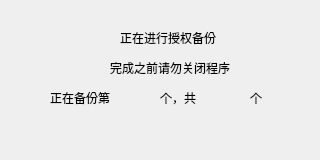
<?xml version="1.0" encoding="UTF-8"?>
<ui version="4.0">
 <class>Dialog_backup_restore</class>
 <widget class="QDialog" name="Dialog_backup_restore">
  <property name="windowModality">
   <enum>Qt::ApplicationModal</enum>
  </property>
  <property name="geometry">
   <rect>
    <x>0</x>
    <y>0</y>
    <width>320</width>
    <height>160</height>
   </rect>
  </property>
  <property name="minimumSize">
   <size>
    <width>320</width>
    <height>160</height>
   </size>
  </property>
  <property name="font">
   <font>
    <family>楷体</family>
    <pointsize>11</pointsize>
   </font>
  </property>
  <property name="windowTitle">
   <string>正在进行</string>
  </property>
  <widget class="QLabel" name="label">
   <property name="geometry">
    <rect>
     <x>50</x>
     <y>90</y>
     <width>71</width>
     <height>16</height>
    </rect>
   </property>
   <property name="font">
    <font>
     <family>微软雅黑</family>
     <pointsize>9</pointsize>
    </font>
   </property>
   <property name="text">
    <string>正在备份第</string>
   </property>
  </widget>
  <widget class="QLabel" name="label_2">
   <property name="geometry">
    <rect>
     <x>160</x>
     <y>90</y>
     <width>41</width>
     <height>16</height>
    </rect>
   </property>
   <property name="font">
    <font>
     <family>微软雅黑</family>
     <pointsize>9</pointsize>
    </font>
   </property>
   <property name="text">
    <string>个，共</string>
   </property>
  </widget>
  <widget class="QLabel" name="label_3">
   <property name="geometry">
    <rect>
     <x>250</x>
     <y>90</y>
     <width>21</width>
     <height>16</height>
    </rect>
   </property>
   <property name="font">
    <font>
     <family>微软雅黑</family>
     <pointsize>9</pointsize>
    </font>
   </property>
   <property name="text">
    <string>个</string>
   </property>
  </widget>
  <widget class="QLabel" name="label_current">
   <property name="geometry">
    <rect>
     <x>120</x>
     <y>90</y>
     <width>31</width>
     <height>16</height>
    </rect>
   </property>
   <property name="font">
    <font>
     <family>微软雅黑</family>
     <pointsize>9</pointsize>
    </font>
   </property>
   <property name="text">
    <string/>
   </property>
   <property name="alignment">
    <set>Qt::AlignCenter</set>
   </property>
  </widget>
  <widget class="QLabel" name="label_total_count">
   <property name="geometry">
    <rect>
     <x>210</x>
     <y>90</y>
     <width>31</width>
     <height>16</height>
    </rect>
   </property>
   <property name="font">
    <font>
     <family>微软雅黑</family>
     <pointsize>9</pointsize>
    </font>
   </property>
   <property name="text">
    <string/>
   </property>
   <property name="alignment">
    <set>Qt::AlignCenter</set>
   </property>
  </widget>
  <widget class="QLabel" name="label_4">
   <property name="geometry">
    <rect>
     <x>120</x>
     <y>30</y>
     <width>101</width>
     <height>16</height>
    </rect>
   </property>
   <property name="font">
    <font>
     <family>微软雅黑</family>
     <pointsize>9</pointsize>
    </font>
   </property>
   <property name="text">
    <string>正在进行授权备份</string>
   </property>
  </widget>
  <widget class="QLabel" name="label_5">
   <property name="geometry">
    <rect>
     <x>110</x>
     <y>60</y>
     <width>131</width>
     <height>16</height>
    </rect>
   </property>
   <property name="font">
    <font>
     <family>微软雅黑</family>
     <pointsize>9</pointsize>
    </font>
   </property>
   <property name="text">
    <string>完成之前请勿关闭程序</string>
   </property>
  </widget>
  <widget class="QLabel" name="label_finish">
   <property name="geometry">
    <rect>
     <x>120</x>
     <y>120</y>
     <width>91</width>
     <height>16</height>
    </rect>
   </property>
   <property name="font">
    <font>
     <family>微软雅黑</family>
     <pointsize>9</pointsize>
    </font>
   </property>
   <property name="text">
    <string/>
   </property>
   <property name="alignment">
    <set>Qt::AlignCenter</set>
   </property>
  </widget>
 </widget>
 <resources/>
 <connections/>
</ui>
